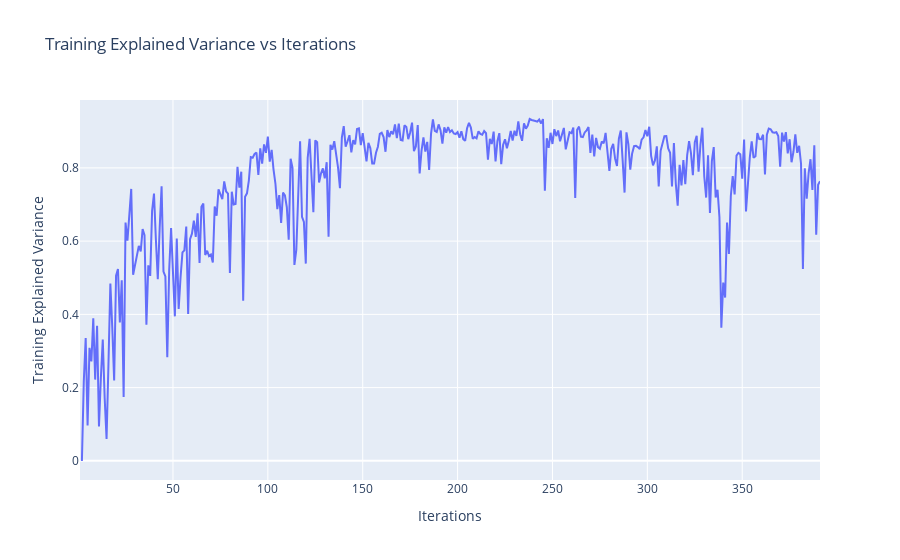

The notebook cell this image was saved under:
### Code cell
fig = px.line(df, x='time/iterations', y='train/explained_variance', 
              title='Training Explained Variance vs Iterations',
              labels={'time/iterations': 'Iterations', 'train/explained_variance': 'Training Explained Variance'})
fig.show()

### Figure 1 — Plotly figure (JSON) as saved in the notebook; plotly's stock layout.template omitted (floating-point values rounded to 4 significant figures; data arrays with more than 128 entries replaced by an {"elided": "..."} marker saying what was removed)
{"data": [{"hovertemplate": "Iterations=%{x}<br>Training Explained Variance=%{y}<extra></extra>", "legendgroup": "", "line": {"color": "#636efa", "dash": "solid"}, "marker": {"symbol": "circle"}, "mode": "lines", "name": "", "orientation": "v", "showlegend": false, "type": "scatter", "x": {"elided": "391 int values"}, "xaxis": "x", "y": {"elided": "391 float values"}, "yaxis": "y"}], "layout": {"legend": {"tracegroupgap": 0}, "title": {"text": "Training Explained Variance vs Iterations"}, "xaxis": {"anchor": "y", "domain": [0, 1], "title": {"text": "Iterations"}}, "yaxis": {"anchor": "x", "domain": [0, 1], "title": {"text": "Training Explained Variance"}}}}
